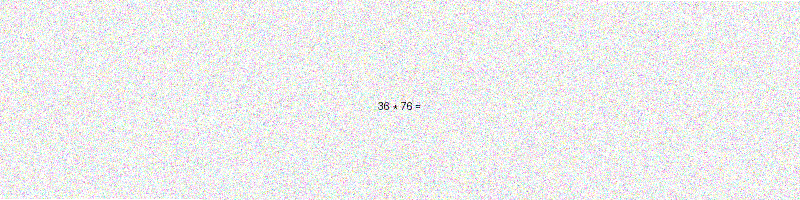
#> input picture ai-service/training_images/equation_000_var_1.png, 800 x 200 px
$ python -i pattern_based_ocr.py   (imports and definitions only)
#> lines starting #> are read from the running program, lines starting #| are printed output that depends on the picture
#!/usr/bin/env python3

import cv2
import numpy as np
import pytesseract
from PIL import Image, ImageDraw, ImageFont
import re
import base64
import io
from typing import List, Dict, Tuple

class PatternBasedOCR:
    def __init__(self):
        # Common OCR patterns and their corrections
        self.pattern_corrections = {
            # Numbers
            'O': '0', 'o': '0', 'Q': '0', 'D': '0', 'U': '0', 'u': '0',
            'I': '1', 'l': '1', '|': '1', 'i': '1', 'j': '1', 'J': '1',
            'Z': '2', 'z': '2', 'S': '2', 's': '2',
            'E': '3', 'e': '3', 'B': '3', 'b': '3',
            'A': '4', 'a': '4', 'h': '4', 'H': '4',
            'S': '5', 's': '5', '$': '5',
            'G': '6', 'g': '6', 'b': '6',
            'T': '7', 't': '7', 'L': '7', 'l': '7',
            'B': '8', 'b': '8', 'g': '8',
            'g': '9', 'q': '9', 'p': '9',

            # Math symbols
            'r': 'x', 'R': 'X', 'n': 'x', 'N': 'X',
            'm': 'x', 'M': 'X', 'w': 'x', 'W': 'X',
            '—': '-', '–': '-', '−': '-', '_': '-',
            '×': '*', 'x': '*', 'X': '*',
            '÷': '/', ':': '/', '\\': '/',
            '=': '=', '≡': '=', '==': '=',
            '²': '^2', '³': '^3', '^': '^',
        }

        # Specific patterns we're looking for
        self.math_patterns = [
            r'\d+',  # Numbers
            r'[+\-*/=]',  # Operators
            r'[xX]',  # Variables
            r'[()]',  # Parentheses
            r'\^',  # Exponents
        ]

    def preprocess_image(self, image: Image.Image) -> Image.Image:
        """Preprocess image for better OCR"""
        # Convert to numpy array
        img_array = np.array(image)

        # Convert to grayscale if needed
        if len(img_array.shape) == 3:
            img_array = cv2.cvtColor(img_array, cv2.COLOR_RGB2GRAY)
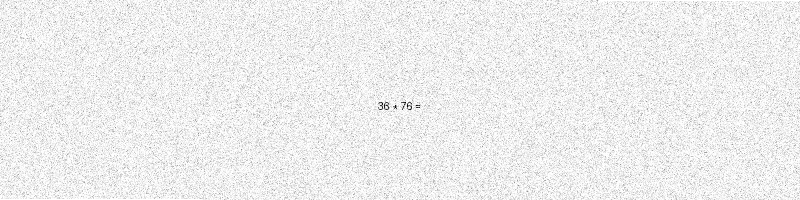
#> img_array: shape (200, 800); min 0, max 255, mean 237.4

        # Resize for better OCR
        height, width = img_array.shape
#> height = 200; width = 800
        if width < 400:
            scale_factor = 400 / width
            new_width = int(width * scale_factor)
            new_height = int(height * scale_factor)
            img_array = cv2.resize(img_array, (new_width, new_height), interpolation=cv2.INTER_CUBIC)

        # Apply Gaussian blur to reduce noise
        img_array = cv2.GaussianBlur(img_array, (3, 3), 0)

        # Apply adaptive thresholding
        img_array = cv2.adaptiveThreshold(
            img_array, 255, cv2.ADAPTIVE_THRESH_GAUSSIAN_C, cv2.THRESH_BINARY, 11, 2
        )
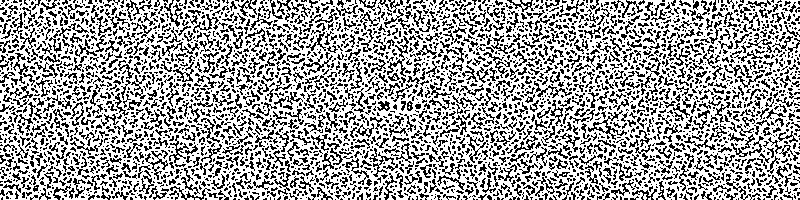
#> img_array: shape (200, 800); 64.7% white; black in thin lines or dots

        # Invert if needed
        if np.mean(img_array) < 127:
            img_array = cv2.bitwise_not(img_array)

        return Image.fromarray(img_array)

    # [163 lines left out: functions extract_text_with_patterns, clean_text_with_patterns, is_valid_math_expression, extract_text_from_canvas, test_on_simple_equations, not called in this run]

>>> import cv2
>>> picture = cv2.cvtColor(cv2.imread('../../training_images/equation_000_var_1.png'), cv2.COLOR_BGR2RGB)
>>> result = PatternBasedOCR().preprocess_image(picture)

$ run again, on ai-service/training_images/equation_001_var_0.png
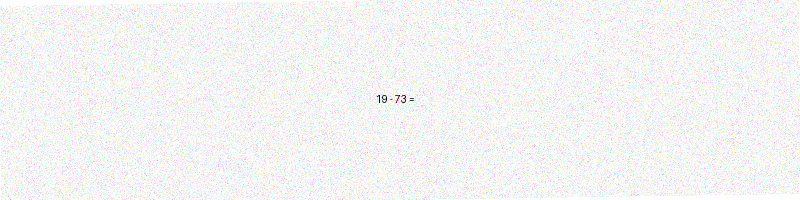
#> input picture ai-service/training_images/equation_001_var_0.png, 800 x 200 px
#> in preprocess_image, `img_array = cv2.GaussianBlur(img_array, (3, 3), 0)`:
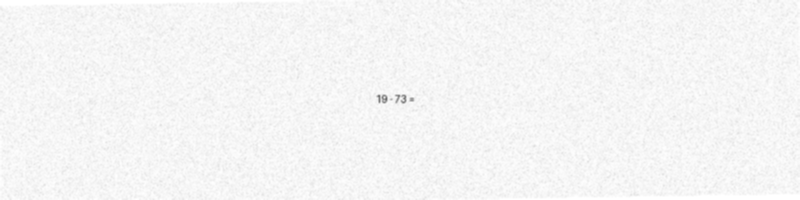
#> img_array: shape (200, 800); min 110, max 255, mean 245.4
#> in preprocess_image, `img_array = cv2.adaptiveThreshold( img_array, 255, cv2.ADAPTIVE_THRESH..`:
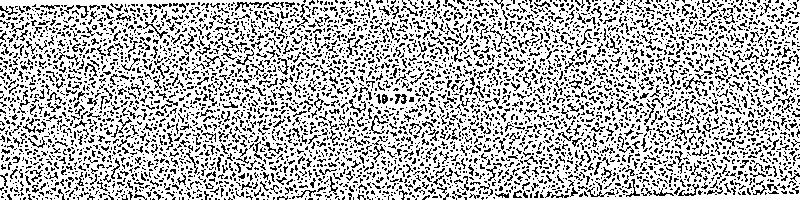
#> img_array: shape (200, 800); 72.4% white; black in thin lines or dots

$ run again, on ai-service/training_images/equation_001_var_2.png
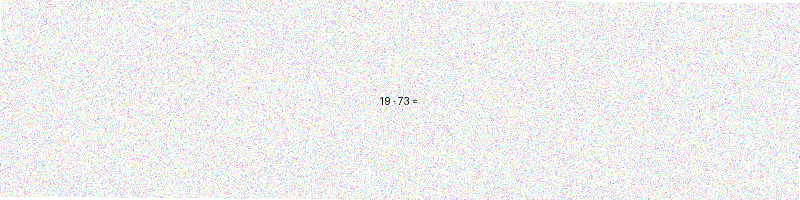
#> input picture ai-service/training_images/equation_001_var_2.png, 800 x 200 px
#> in preprocess_image, `img_array = cv2.cvtColor(img_array, cv2.COLOR_RGB2GRAY)`:
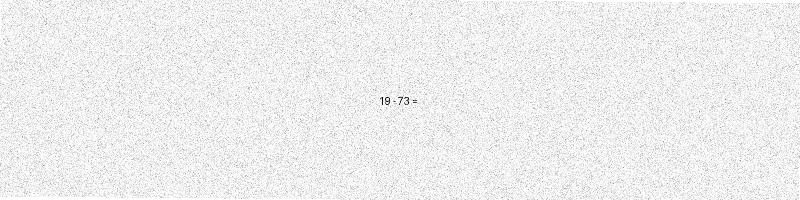
#> img_array: shape (200, 800); min 3, max 255, mean 238.8
#> in preprocess_image, `img_array = cv2.adaptiveThreshold( img_array, 255, cv2.ADAPTIVE_THRESH..`:
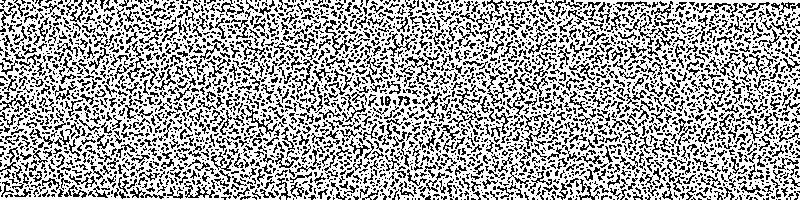
#> img_array: shape (200, 800); 65.5% white; black in thin lines or dots

$ run again, on ai-service/training_images/equation_002_var_2.png
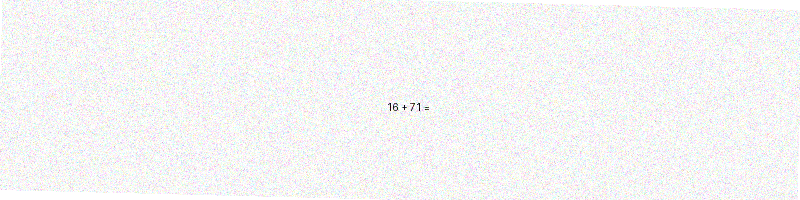
#> input picture ai-service/training_images/equation_002_var_2.png, 800 x 200 px
#> in preprocess_image, `img_array = cv2.cvtColor(img_array, cv2.COLOR_RGB2GRAY)`:
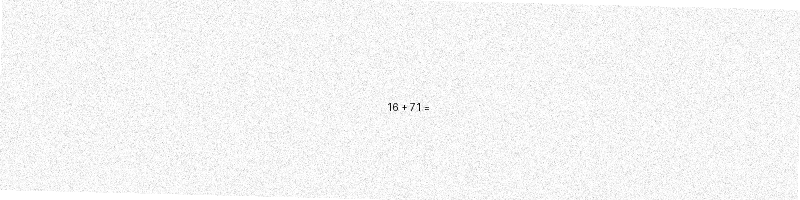
#> img_array: shape (200, 800); min 0, max 255, mean 244.7
#> in preprocess_image, `img_array = cv2.adaptiveThreshold( img_array, 255, cv2.ADAPTIVE_THRESH..`:
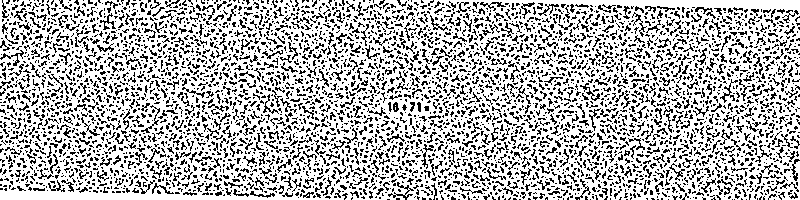
#> img_array: shape (200, 800); 71.5% white; black in thin lines or dots
